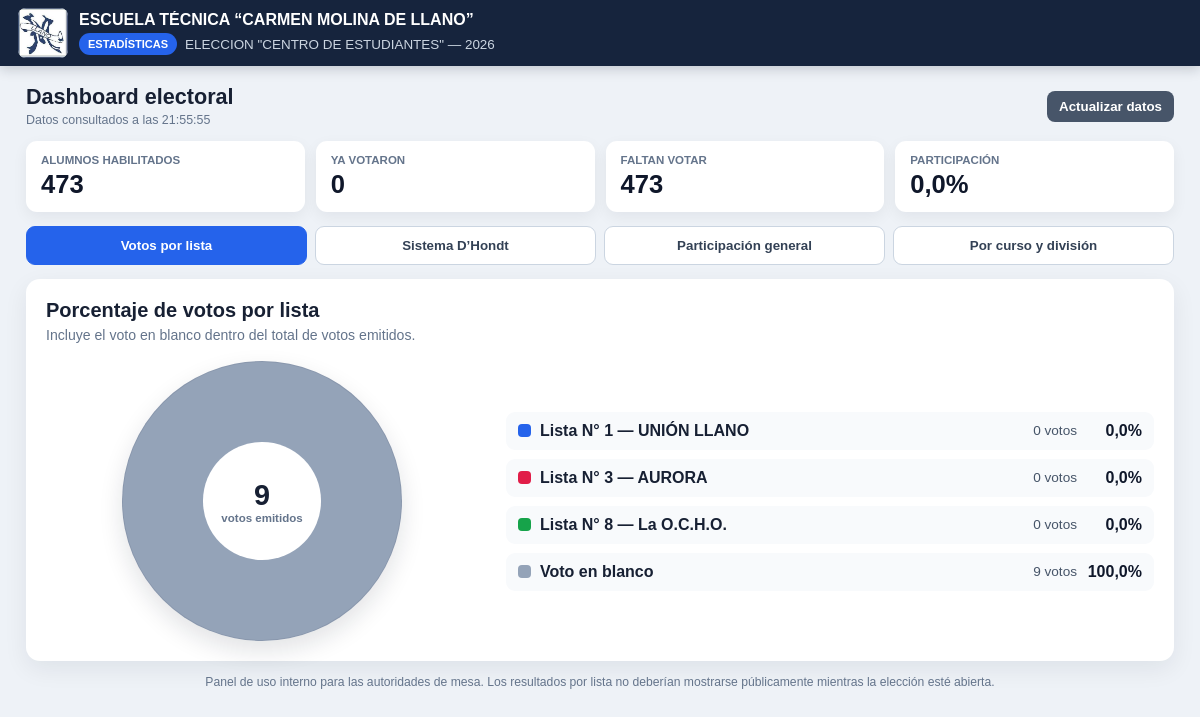
The page /estadisticas.php on the database its author committed.
### tables this page shows
CREATE TABLE `instancia_electoral` (
  `id_instancia` int(11) NOT NULL,
  `anio` int(11) NOT NULL,
  `descripcion` varchar(100) NOT NULL,
  `activa` tinyint(1) DEFAULT 0
);

CREATE TABLE `lista` (
  `id_lista` int(11) NOT NULL,
  `id_instancia` int(11) NOT NULL,
  `numero_lista` int(11) NOT NULL,
  `nombre_lista` varchar(100) NOT NULL,
  `logo_url` varchar(255) DEFAULT NULL
);

### estadisticas.php (the view, shortened to what this page needs)
<?php
$host = 'localhost';
$user = 'root';
$pass = '';
$db   = 'sistema_voto';
try {
    $conexion = new mysqli($host, $user, $pass, $db);
    $conexion->set_charset('utf8mb4');
} catch (Throwable $e) {
    http_response_code(500);
    exit('No se pudo conectar con la base de datos.');
}
function escapar($valor)
{
    return htmlspecialchars((string) $valor, ENT_QUOTES, 'UTF-8');
}
function obtenerLogoEscuela()
{
    $extensionesPermitidas = ['png', 'jpg', 'jpeg', 'webp', 'gif', 'svg'];
    $archivos = glob(__DIR__ . '/imagen/logollano.*') ?: [];
    foreach ($archivos as $archivo) {
        $extension = strtolower(pathinfo($archivo, PATHINFO_EXTENSION));
        if (in_array($extension, $extensionesPermitidas, true)) {
            return 'imagen/' . rawurlencode(basename($archivo));
        }
    }
    return null;
}
function obtenerInstanciaActiva($conexion)
{
    $resultado = $conexion->query(
        "SELECT id_instancia, descripcion, anio
         FROM instancia_electoral
         WHERE activa = 1
         ORDER BY id_instancia DESC
         LIMIT 1"
    );
    return $resultado->fetch_assoc() ?: null;
}
function porcentaje($cantidad, $total)
{
    return $total > 0 ? round(($cantidad * 100) / $total, 1) : 0;
}
function crearGradienteCircular($elementos, $total)
{
    $segmentos = [];
    $inicio = 0.0;
    foreach ($elementos as $elemento) {
        $cantidad = (int) $elemento['cantidad'];
        if ($cantidad <= 0) {
            continue;
        }
        $fin = $inicio + (($cantidad * 100) / $total);
        $segmentos[] = $elemento['color'] . ' ' .
            number_format($inicio, 4, '.', '') . '% ' .
            number_format($fin, 4, '.', '') . '%';
        $inicio = $fin;
    }
    return 'conic-gradient(' . implode(', ', $segmentos) . ')';
}
$colores = ['#2563eb', '#e11d48', '#16a34a', '#f59e0b', '#7c3aed', '#0891b2'];
$logoEscuela = obtenerLogoEscuela();
$instanciaActiva = obtenerInstanciaActiva($conexion);
$listas = [];
$votosBlanco = 0;
$totalVotos = 0;
$totalPadron = 0;
$totalVotaron = 0;
$totalNoVotaron = 0;
$porcentajeGeneral = 0;
$elementosTortaListas = [];
$gradienteListas = 'conic-gradient(#e2e8f0 0% 100%)';
if ($instanciaActiva) {
    $idInstancia = (int) $instanciaActiva['id_instancia'];
    $stmtListas = $conexion->prepare(
        "SELECT l.id_lista,
                l.numero_lista,
                l.nombre_lista,
                l.logo_url,
                COUNT(v.id_voto) AS votos
         FROM lista l
         LEFT JOIN votos v
           ON v.id_lista = l.id_lista
          AND v.id_instancia = l.id_instancia
         WHERE l.id_instancia = ?
         GROUP BY l.id_lista, l.numero_lista, l.nombre_lista, l.logo_url
         ORDER BY l.numero_lista ASC"
    );
    $stmtListas->bind_param('i', $idInstancia);
    $stmtListas->execute();
    $resultadoListas = $stmtListas->get_result();
    $indiceColor = 0;
    while ($lista = $resultadoListas->fetch_assoc()) {
        $lista['votos'] = (int) $lista['votos'];
        $lista['color'] = $colores[$indiceColor % count($colores)];
        $listas[] = $lista;
        $indiceColor++;
    }
    $stmtBlanco = $conexion->prepare(
        "SELECT COUNT(*) AS cantidad
         FROM votos
         WHERE id_instancia = ? AND id_lista IS NULL"
    );
    $stmtBlanco->bind_param('i', $idInstancia);
    $stmtBlanco->execute();
    $votosBlanco = (int) $stmtBlanco->get_result()->fetch_assoc()['cantidad'];
    foreach ($listas as $lista) {
        $totalVotos += (int) $lista['votos'];
        $elementosTortaListas[] = [
            'cantidad' => (int) $lista['votos'],
            'color' => $lista['color']
        ];
    }
    $totalVotos += $votosBlanco;
    $elementosTortaListas[] = ['cantidad' => $votosBlanco, 'color' => '#94a3b8'];
    $gradienteListas = crearGradienteCircular($elementosTortaListas, $totalVotos);
    $stmtParticipacion = $conexion->prepare(
        "SELECT COUNT(*) AS total,
                COALESCE(SUM(estado_voto = 1), 0) AS votaron
         FROM padron_electoral
         WHERE id_instancia = ?"
    );
    $stmtParticipacion->bind_param('i', $idInstancia);
    $stmtParticipacion->execute();
    $participacion = $stmtParticipacion->get_result()->fetch_assoc();
    $totalPadron = (int) $participacion['total'];
    $totalVotaron = (int) $participacion['votaron'];
    $totalNoVotaron = max(0, $totalPadron - $totalVotaron);
    $porcentajeGeneral = porcentaje($totalVotaron, $totalPadron);
}
?>
<!DOCTYPE html>
<html lang="es">
<head>
</head>
<body>
<header>
    <div class="encabezado">
        <?php if ($logoEscuela): ?>
            <img class="logo-escuela" src="<?= escapar($logoEscuela) ?>" alt="Logo de la escuela">
        <?php else: ?>
            <div class="logo-escuela-vacio">LOGO<br>ESCUELA</div>
        <?php endif; ?>
        <div class="datos-encabezado">
            <div class="nombre-escuela">ESCUELA TÉCNICA “CARMEN MOLINA DE LLANO”</div>
            <div class="linea-eleccion">
                <span class="insignia">Estadísticas</span>
                <p>
                    <?php if ($instanciaActiva): ?>
                        <?= escapar($instanciaActiva['descripcion']) ?> — <?= (int) $instanciaActiva['anio'] ?>
                    <?php else: ?>
                        Sin elección activa
                    <?php endif; ?>
                </p>
            </div>
        </div>
    </div>
</header>
<main>
    <div class="barra-superior">
        <div>
            <h1>Dashboard electoral</h1>
            <span class="actualizacion">Datos consultados a las <?= date('H:i:s') ?></span>
        </div>
        <button type="button" class="btn-actualizar" onclick="window.location.reload()">Actualizar datos</button>
    </div>
    <?php if (!$instanciaActiva): ?>
        <section class="panel-vacio">
            <h2>No hay una elección activa</h2>
            <p>Active una instancia electoral para visualizar las estadísticas.</p>
        </section>
    <?php else: ?>
        <section class="resumen">
            <article class="dato"><span>Alumnos habilitados</span><strong><?= $totalPadron ?></strong></article>
            <article class="dato"><span>Ya votaron</span><strong><?= $totalVotaron ?></strong></article>
            <article class="dato"><span>Faltan votar</span><strong><?= $totalNoVotaron ?></strong></article>
            <article class="dato"><span>Participación</span><strong><?= number_format($porcentajeGeneral, 1, ',', '.') ?>%</strong></article>
        </section>
        <nav class="pestanas" aria-label="Gráficos estadísticos">
            <button type="button" class="pestana" data-panel="listas">Votos por lista</button>
            <button type="button" class="pestana" data-panel="dhondt">Sistema D’Hondt</button>
            <button type="button" class="pestana" data-panel="general">Participación general</button>
            <button type="button" class="pestana" data-panel="cursos">Por curso y división</button>
        </nav>
        <section class="panel" id="panel-listas">
            <article class="tarjeta">
                <h2>Porcentaje de votos por lista</h2>
                <p class="subtitulo">Incluye el voto en blanco dentro del total de votos emitidos.</p>
                <?php if ($totalVotos > 0): ?>
                    <div class="disposicion-grafico">
                        <div class="torta" style="background: <?= escapar($gradienteListas) ?>">
                            <div class="centro-torta"><strong><?= $totalVotos ?></strong><span>votos emitidos</span></div>
                        </div>
                        <div class="leyenda">
                            <?php foreach ($listas as $lista): ?>
                                <div class="fila-leyenda">
                                    <span class="color" style="background: <?= escapar($lista['color']) ?>"></span>
                                    <span class="nombre">Lista N° <?= (int) $lista['numero_lista'] ?> — <?= escapar($lista['nombre_lista']) ?></span>
                                    <span class="cantidad"><?= (int) $lista['votos'] ?> votos</span>
                                    <span class="porcentaje"><?= number_format(porcentaje($lista['votos'], $totalVotos), 1, ',', '.') ?>%</span>
                                </div>
                            <?php endforeach; ?>
                            <div class="fila-leyenda">
                                <span class="color" style="background:#94a3b8"></span>
                                <span class="nombre">Voto en blanco</span>
                                <span class="cantidad"><?= $votosBlanco ?> votos</span>
                                <span class="porcentaje"><?= number_format(porcentaje($votosBlanco, $totalVotos), 1, ',', '.') ?>%</span>
                            </div>
                        </div>
                    </div>
                <?php else: ?>
                    <div class="sin-datos">Todavía no hay votos registrados.</div>
                <?php endif; ?>
            </article>
        </section>
        <p class="privado">Panel de uso interno para las autoridades de mesa. Los resultados por lista no deberían mostrarse públicamente mientras la elección esté abierta.</p>
    <?php endif; ?>
</main>
</body>
</html>

### estadisticas.php (style rules this page uses)
* { box-sizing: border-box; }
body { margin: 0; min-height: 100vh; background: #eef2f7; color: #172033; font-family: Arial, Helvetica, sans-serif; }
header { padding: 8px 18px; background: #16243d; color: white; box-shadow: 0 3px 12px rgba(15, 23, 42, .2); }
.encabezado { max-width: 1180px; margin: auto; display: flex; align-items: center; gap: 11px; }
.logo-escuela, .logo-escuela-vacio { width: 50px; height: 50px; flex: 0 0 50px; border-radius: 8px; object-fit: contain; background: white; }
.datos-encabezado { min-width: 0; flex: 1; }
.nombre-escuela { margin-bottom: 4px; overflow: hidden; font-size: 1rem; font-weight: 800; text-overflow: ellipsis; white-space: nowrap; }
.linea-eleccion { display: flex; align-items: center; gap: 8px; min-width: 0; }
.insignia { flex: 0 0 auto; padding: 5px 9px; border-radius: 999px; background: #2563eb; font-size: .69rem; font-weight: 800; text-transform: uppercase; }
header p { margin: 0; overflow: hidden; color: #cbd5e1; font-size: .84rem; text-overflow: ellipsis; white-space: nowrap; }
main { width: 100%; max-width: 1180px; margin: auto; padding: 18px 16px 45px; }
.barra-superior { display: flex; align-items: center; justify-content: space-between; gap: 12px; margin-bottom: 13px; }
.barra-superior h1 { margin: 0; font-size: 1.35rem; }
.actualizacion { color: #64748b; font-size: .78rem; }
.btn-actualizar { padding: 8px 12px; border: 0; border-radius: 8px; background: #475569; color: white; font-weight: 700; cursor: pointer; }
.resumen { display: grid; grid-template-columns: repeat(4, minmax(0, 1fr)); gap: 11px; margin-bottom: 14px; }
.dato { padding: 13px 15px; border-radius: 11px; background: white; box-shadow: 0 5px 15px rgba(15, 23, 42, .06); }
.dato span { display: block; color: #64748b; font-size: .72rem; font-weight: 800; text-transform: uppercase; }
.dato strong { display: block; margin-top: 4px; color: #0f172a; font-size: 1.6rem; }
.pestanas { display: grid; grid-template-columns: repeat(4, minmax(0, 1fr)); gap: 8px; margin-bottom: 14px; }
.pestana { padding: 11px 9px; border: 1px solid #cbd5e1; border-radius: 9px; background: white; color: #334155; font-weight: 800; cursor: pointer; }
.pestana.activa { border-color: #2563eb; background: #2563eb; color: white; }
.panel { display: none; }
.panel.activo { display: block; }
.tarjeta { padding: 20px; border-radius: 14px; background: white; box-shadow: 0 8px 24px rgba(15, 23, 42, .07); }
.tarjeta h2 { margin: 0 0 5px; font-size: 1.25rem; }
.subtitulo { margin: 0 0 18px; color: #64748b; font-size: .88rem; }
.disposicion-grafico { display: grid; grid-template-columns: minmax(260px, .8fr) minmax(300px, 1.2fr); gap: 28px; align-items: center; }
.torta { position: relative; width: min(280px, 72vw); aspect-ratio: 1; margin: auto; border-radius: 50%; box-shadow: inset 0 0 0 1px rgba(15, 23, 42, .08), 0 10px 25px rgba(15, 23, 42, .12); }
.torta::after { content: ''; position: absolute; inset: 29%; border-radius: 50%; background: white; }
.centro-torta { position: absolute; inset: 31%; z-index: 2; display: grid; place-items: center; align-content: center; border-radius: 50%; text-align: center; }
.centro-torta strong { font-size: 1.8rem; }
.centro-torta span { color: #64748b; font-size: .72rem; font-weight: 700; }
.leyenda { display: grid; gap: 9px; }
.fila-leyenda { display: grid; grid-template-columns: 13px 1fr auto auto; gap: 9px; align-items: center; padding: 10px 12px; border-radius: 9px; background: #f8fafc; }
.color { width: 13px; height: 13px; border-radius: 4px; }
.fila-leyenda .nombre { font-weight: 700; }
.fila-leyenda .cantidad { color: #475569; font-size: .85rem; }
.fila-leyenda .porcentaje { min-width: 56px; color: #0f172a; font-weight: 800; text-align: right; }
.privado { margin-top: 14px; color: #64748b; font-size: .76rem; text-align: center; }

### rows shown on the page
instancia_electoral: descripcion "ELECCION \"CENTRO DE ESTUDIANTES\"", anio "2026"
lista: numero_lista "1", nombre_lista "UNIÓN LLANO", votos "0", votos "0,0"
lista: numero_lista "3", nombre_lista "AURORA", votos "0", votos "0,0"
lista: numero_lista "8", nombre_lista "La O.C.H.O.", votos "0", votos "0,0"

### other values the page prints
$totalPadron "473"
$totalVotaron "0"
$totalNoVotaron "473"
$porcentajeGeneral "0,0"
$totalVotos "9"
$votosBlanco "9"
porcentaje($votosBlanco, $totalVotos) "100,0"
